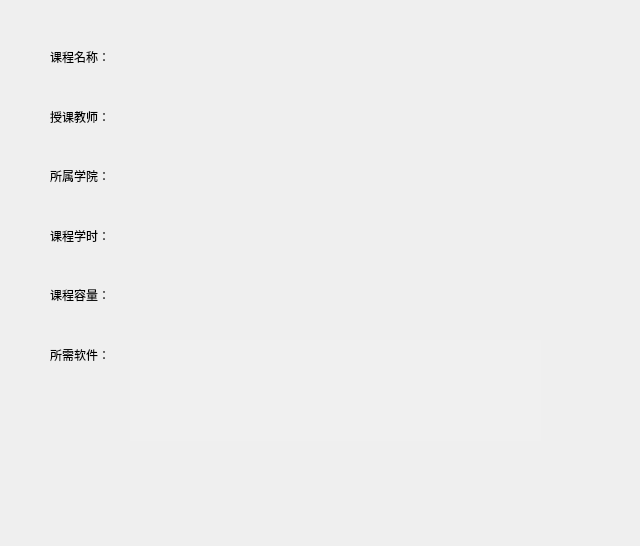
<?xml version="1.0" encoding="UTF-8"?>
<ui version="4.0">
 <class>courseinfo_window</class>
 <widget class="QWidget" name="courseinfo_window">
  <property name="geometry">
   <rect>
    <x>0</x>
    <y>0</y>
    <width>640</width>
    <height>546</height>
   </rect>
  </property>
  <property name="font">
   <font>
    <family>微软雅黑</family>
   </font>
  </property>
  <property name="windowTitle">
   <string>课程详情</string>
  </property>
  <widget class="QLabel" name="label1">
   <property name="geometry">
    <rect>
     <x>130</x>
     <y>30</y>
     <width>161</width>
     <height>51</height>
    </rect>
   </property>
   <property name="text">
    <string/>
   </property>
  </widget>
  <widget class="QLabel" name="label2">
   <property name="geometry">
    <rect>
     <x>130</x>
     <y>90</y>
     <width>161</width>
     <height>51</height>
    </rect>
   </property>
   <property name="text">
    <string/>
   </property>
  </widget>
  <widget class="QLabel" name="label3">
   <property name="geometry">
    <rect>
     <x>130</x>
     <y>150</y>
     <width>291</width>
     <height>51</height>
    </rect>
   </property>
   <property name="text">
    <string/>
   </property>
  </widget>
  <widget class="QLabel" name="label4">
   <property name="geometry">
    <rect>
     <x>130</x>
     <y>210</y>
     <width>161</width>
     <height>51</height>
    </rect>
   </property>
   <property name="text">
    <string/>
   </property>
  </widget>
  <widget class="QTextBrowser" name="textBrowser">
   <property name="geometry">
    <rect>
     <x>130</x>
     <y>340</y>
     <width>411</width>
     <height>101</height>
    </rect>
   </property>
   <property name="styleSheet">
    <string notr="true">border:none;
background-color: rgb(240, 240, 240);</string>
   </property>
   <property name="html">
    <string>&lt;!DOCTYPE HTML PUBLIC &quot;-//W3C//DTD HTML 4.0//EN&quot; &quot;http://www.w3.org/TR/REC-html40/strict.dtd&quot;&gt;
&lt;html&gt;&lt;head&gt;&lt;meta name=&quot;qrichtext&quot; content=&quot;1&quot; /&gt;&lt;style type=&quot;text/css&quot;&gt;
p, li { white-space: pre-wrap; }
&lt;/style&gt;&lt;/head&gt;&lt;body style=&quot; font-family:'微软雅黑'; font-size:9pt; font-weight:400; font-style:normal;&quot;&gt;
&lt;p style=&quot;-qt-paragraph-type:empty; margin-top:0px; margin-bottom:0px; margin-left:0px; margin-right:0px; -qt-block-indent:0; text-indent:0px;&quot;&gt;&lt;br /&gt;&lt;/p&gt;&lt;/body&gt;&lt;/html&gt;</string>
   </property>
  </widget>
  <widget class="QWidget" name="layoutWidget">
   <property name="geometry">
    <rect>
     <x>50</x>
     <y>30</y>
     <width>151</width>
     <height>351</height>
    </rect>
   </property>
   <layout class="QVBoxLayout" name="verticalLayout">
    <item>
     <widget class="QLabel" name="label">
      <property name="text">
       <string>课程名称：</string>
      </property>
     </widget>
    </item>
    <item>
     <widget class="QLabel" name="label_2">
      <property name="text">
       <string>授课教师：</string>
      </property>
     </widget>
    </item>
    <item>
     <widget class="QLabel" name="label_3">
      <property name="text">
       <string>所属学院：</string>
      </property>
     </widget>
    </item>
    <item>
     <widget class="QLabel" name="label_4">
      <property name="text">
       <string>课程学时：</string>
      </property>
     </widget>
    </item>
    <item>
     <widget class="QLabel" name="label_5">
      <property name="text">
       <string>课程容量：</string>
      </property>
     </widget>
    </item>
    <item>
     <widget class="QLabel" name="label_10">
      <property name="text">
       <string>所需软件：</string>
      </property>
     </widget>
    </item>
   </layout>
  </widget>
  <widget class="QLabel" name="label5">
   <property name="geometry">
    <rect>
     <x>130</x>
     <y>270</y>
     <width>161</width>
     <height>51</height>
    </rect>
   </property>
   <property name="text">
    <string/>
   </property>
  </widget>
 </widget>
 <resources/>
 <connections/>
</ui>
